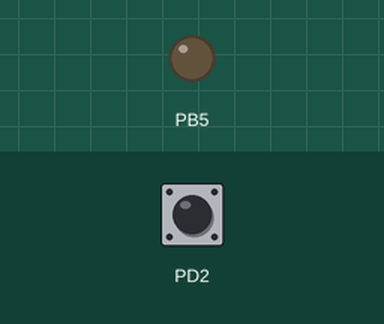
The program below on a simulated ATmega328P, built with avr-gcc and emulated at 16 MHz. Parts: output pins drawn as LEDs (lit = HIGH). The test bench sets the inputs (shaded band); at power-on: PD2 HIGH.

Above: at 1.2 s.
1.3 s: PD2 pulled LOW for 0.15 s
At 2.0 s:
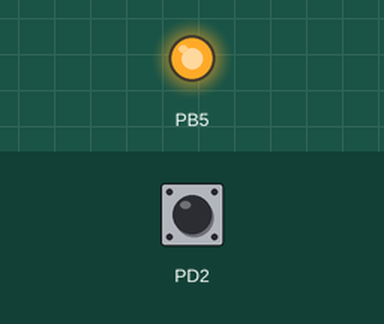
Timing chart, 0 to 4.3 s (numbered marks = the images above; inputs shaded):
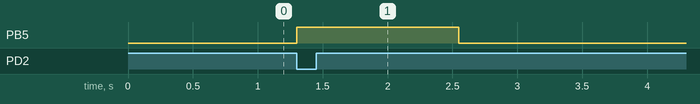

Measured:
- after the input at 1.3 s, PB5: LOW → HIGH at once, → LOW 1.2 s later

The program:

main.c
```c
/*
 * GccDA2BT1.c
 *
 * Created: 3/4/2019 4:13:14 PM
 * Author : Home
 */

#define F_CPU 16000000UL
#include <avr/io.h>
#include <avr/interrupt.h>
#include <util/delay.h>

int main () {
	DDRB = 1<<5;		//output PB5
	PORTD = 1<<2;		//pull-up activated
	EICRA = 0x2;		//make INT0 falling edge triggered
	EIMSK = (1<<INT0);	//turn on external interrupt 0
	sei ();				//turn on interrupts
	while (1);			//wait here
}
ISR (INT0_vect){

	PORTB ^= (1<<5);	//toggle PORTB.5
	_delay_ms(1250);
	PORTB ^= (1<<5);	//toggle PORTB.5
}
```
